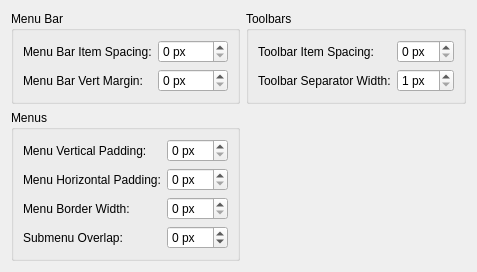
     <widget class="QWidget" name="tab_2">
      <attribute name="title">
       <string>Navigation</string>
      </attribute>
      <layout class="QGridLayout" name="gridLayout_tab2">
       <item row="3" column="0">
        <spacer name="verticalSpacer_2">
         <property name="orientation">
          <enum>Qt::Orientation::Vertical</enum>
         </property>
         <property name="sizeHint" stdset="0">
          <size>
           <width>20</width>
           <height>0</height>
          </size>
         </property>
        </spacer>
       </item>
       <item row="0" column="1">
        <widget class="QGroupBox" name="groupBox_3">
         <property name="title">
          <string>Toolbars</string>
         </property>
         <layout class="QGridLayout" name="gridLayout_toolbars">
          <item row="0" column="0">
           <widget class="QLabel" name="lblToolbarItemSpacing">
            <property name="toolTip">
             <string>The horizontal gap between buttons inside action toolbars.</string>
            </property>
            <property name="text">
             <string>Toolbar Item Spacing:</string>
            </property>
           </widget>
          </item>
          <item row="0" column="1">
           <widget class="QSpinBox" name="sbToolbarItemSpacing">
            <property name="sizePolicy">
             <sizepolicy hsizetype="Preferred" vsizetype="Preferred">
              <horstretch>0</horstretch>
              <verstretch>0</verstretch>
             </sizepolicy>
            </property>
            <property name="toolTip">
             <string>Adjust the spacing between items inside toolbars.</string>
            </property>
            <property name="suffix">
             <string> px</string>
            </property>
            <property name="maximum">
             <number>20</number>
            </property>
           </widget>
          </item>
          <item row="1" column="0">
           <widget class="QLabel" name="lblToolbarSepWidth">
            <property name="toolTip">
             <string>The physical width of vertical separator lines inside action toolbars.</string>
            </property>
            <property name="text">
             <string>Toolbar Separator Width:</string>
            </property>
           </widget>
          </item>
          <item row="1" column="1">
           <widget class="QSpinBox" name="sbToolbarSeparatorWidth">
            <property name="sizePolicy">
             <sizepolicy hsizetype="Preferred" vsizetype="Preferred">
              <horstretch>0</horstretch>
              <verstretch>0</verstretch>
             </sizepolicy>
            </property>
            <property name="toolTip">
             <string>Adjust the width of vertical separators in toolbars.</string>
            </property>
            <property name="suffix">
             <string> px</string>
            </property>
            <property name="minimum">
             <number>1</number>
            </property>
            <property name="maximum">
             <number>20</number>
            </property>
           </widget>
          </item>
         </layout>
        </widget>
       </item>
       <item row="0" column="0">
        <widget class="QGroupBox" name="groupBox_12">
         <property name="title">
          <string>Menu Bar</string>
         </property>
         <layout class="QGridLayout" name="gridLayout_3">
          <item row="0" column="0">
           <widget class="QLabel" name="lblMenuBarItemSpacing">
            <property name="toolTip">
             <string>The horizontal gap between options on the main window menu bar.</string>
            </property>
            <property name="text">
             <string>Menu Bar Item Spacing:</string>
            </property>
           </widget>
          </item>
          <item row="0" column="1">
           <widget class="QSpinBox" name="sbMenuBarItemSpacing">
            <property name="sizePolicy">
             <sizepolicy hsizetype="Preferred" vsizetype="Preferred">
              <horstretch>0</horstretch>
              <verstretch>0</verstretch>
             </sizepolicy>
            </property>
            <property name="toolTip">
             <string>Adjust the spacing of menu options inside the menu bar.</string>
            </property>
            <property name="suffix">
             <string> px</string>
            </property>
            <property name="maximum">
             <number>30</number>
            </property>
           </widget>
          </item>
          <item row="1" column="0">
           <widget class="QLabel" name="lblMenuBarVMargin">
            <property name="toolTip">
             <string>The vertical padding above and below text on the main window menu bar.</string>
            </property>
            <property name="text">
             <string>Menu Bar Vert Margin:</string>
            </property>
           </widget>
          </item>
          <item row="1" column="1">
           <widget class="QSpinBox" name="sbMenuBarVerticalMargin">
            <property name="sizePolicy">
             <sizepolicy hsizetype="Preferred" vsizetype="Preferred">
              <horstretch>0</horstretch>
              <verstretch>0</verstretch>
             </sizepolicy>
            </property>
            <property name="toolTip">
             <string>Adjust the height padding inside the menu bar.</string>
            </property>
            <property name="suffix">
             <string> px</string>
            </property>
            <property name="maximum">
             <number>20</number>
            </property>
           </widget>
          </item>
         </layout>
        </widget>
       </item>
       <item row="1" column="0">
        <widget class="QGroupBox" name="groupBox">
         <property name="sizePolicy">
          <sizepolicy hsizetype="Preferred" vsizetype="Fixed">
           <horstretch>0</horstretch>
           <verstretch>0</verstretch>
          </sizepolicy>
         </property>
         <property name="title">
          <string>Menus</string>
         </property>
         <layout class="QGridLayout" name="gridLayout_menus">
          <item row="4" column="0">
           <widget class="QLabel" name="lblSubMenuOverlap">
            <property name="toolTip">
             <string>The horizontal overlap between cascading dropdown menus.</string>
            </property>
            <property name="text">
             <string>Submenu Overlap:</string>
            </property>
           </widget>
          </item>
          <item row="4" column="1">
           <widget class="QSpinBox" name="sbSubMenuOverlap">
            <property name="sizePolicy">
             <sizepolicy hsizetype="Preferred" vsizetype="Fixed">
              <horstretch>0</horstretch>
              <verstretch>0</verstretch>
             </sizepolicy>
            </property>
            <property name="toolTip">
             <string>Adjust the horizontal layout overlap of cascading submenus.</string>
            </property>
            <property name="suffix">
             <string> px</string>
            </property>
            <property name="minimum">
             <number>-20</number>
            </property>
            <property name="maximum">
             <number>20</number>
            </property>
           </widget>
          </item>
          <item row="3" column="1">
           <widget class="QSpinBox" name="sbMenuBorderWidth">
            <property name="sizePolicy">
             <sizepolicy hsizetype="Preferred" vsizetype="Fixed">
              <horstretch>0</horstretch>
              <verstretch>0</verstretch>
             </sizepolicy>
            </property>
            <property name="toolTip">
             <string>Set the border width of dropdown and context menu popup containers.</string>
            </property>
            <property name="suffix">
             <string> px</string>
            </property>
           </widget>
          </item>
          <item row="1" column="1">
           <widget class="QSpinBox" name="sbMenuVerticalPadding">
            <property name="sizePolicy">
             <sizepolicy hsizetype="Preferred" vsizetype="Fixed">
              <horstretch>0</horstretch>
              <verstretch>0</verstretch>
             </sizepolicy>
            </property>
            <property name="toolTip">
             <string>Set the vertical padding between options in dropdown and context menus.</string>
            </property>
            <property name="suffix">
             <string> px</string>
            </property>
           </widget>
          </item>
          <item row="1" column="0">
           <widget class="QLabel" name="lblMenuVerticalPadding">
            <property name="toolTip">
             <string>The vertical padding above and below each item inside popup and context menus. Compress this value for dense tool listings.</string>
            </property>
            <property name="text">
             <string>Menu Vertical Padding:</string>
            </property>
           </widget>
          </item>
          <item row="2" column="0">
           <widget class="QLabel" name="lblMenuHorizontalPadding">
            <property name="toolTip">
             <string>The horizontal padding inside popup and context menus, defining the side space between menu edges and items.</string>
            </property>
            <property name="text">
             <string>Menu Horizontal Padding:</string>
            </property>
           </widget>
          </item>
          <item row="3" column="0">
           <widget class="QLabel" name="lblMenuBorderWidth">
            <property name="toolTip">
             <string>The outer border width of popup and context menu panels. Set to 1 pixel for clean, flat modern layouts.</string>
            </property>
            <property name="text">
             <string>Menu Border Width:</string>
            </property>
           </widget>
          </item>
          <item row="2" column="1">
           <widget class="QSpinBox" name="sbMenuHorizontalPadding">
            <property name="sizePolicy">
             <sizepolicy hsizetype="Preferred" vsizetype="Fixed">
              <horstretch>0</horstretch>
              <verstretch>0</verstretch>
             </sizepolicy>
            </property>
            <property name="toolTip">
             <string>Set the horizontal padding of options in dropdown and context menus.</string>
            </property>
            <property name="suffix">
             <string> px</string>
            </property>
           </widget>
          </item>
         </layout>
        </widget>
       </item>
      </layout>
     </widget>
